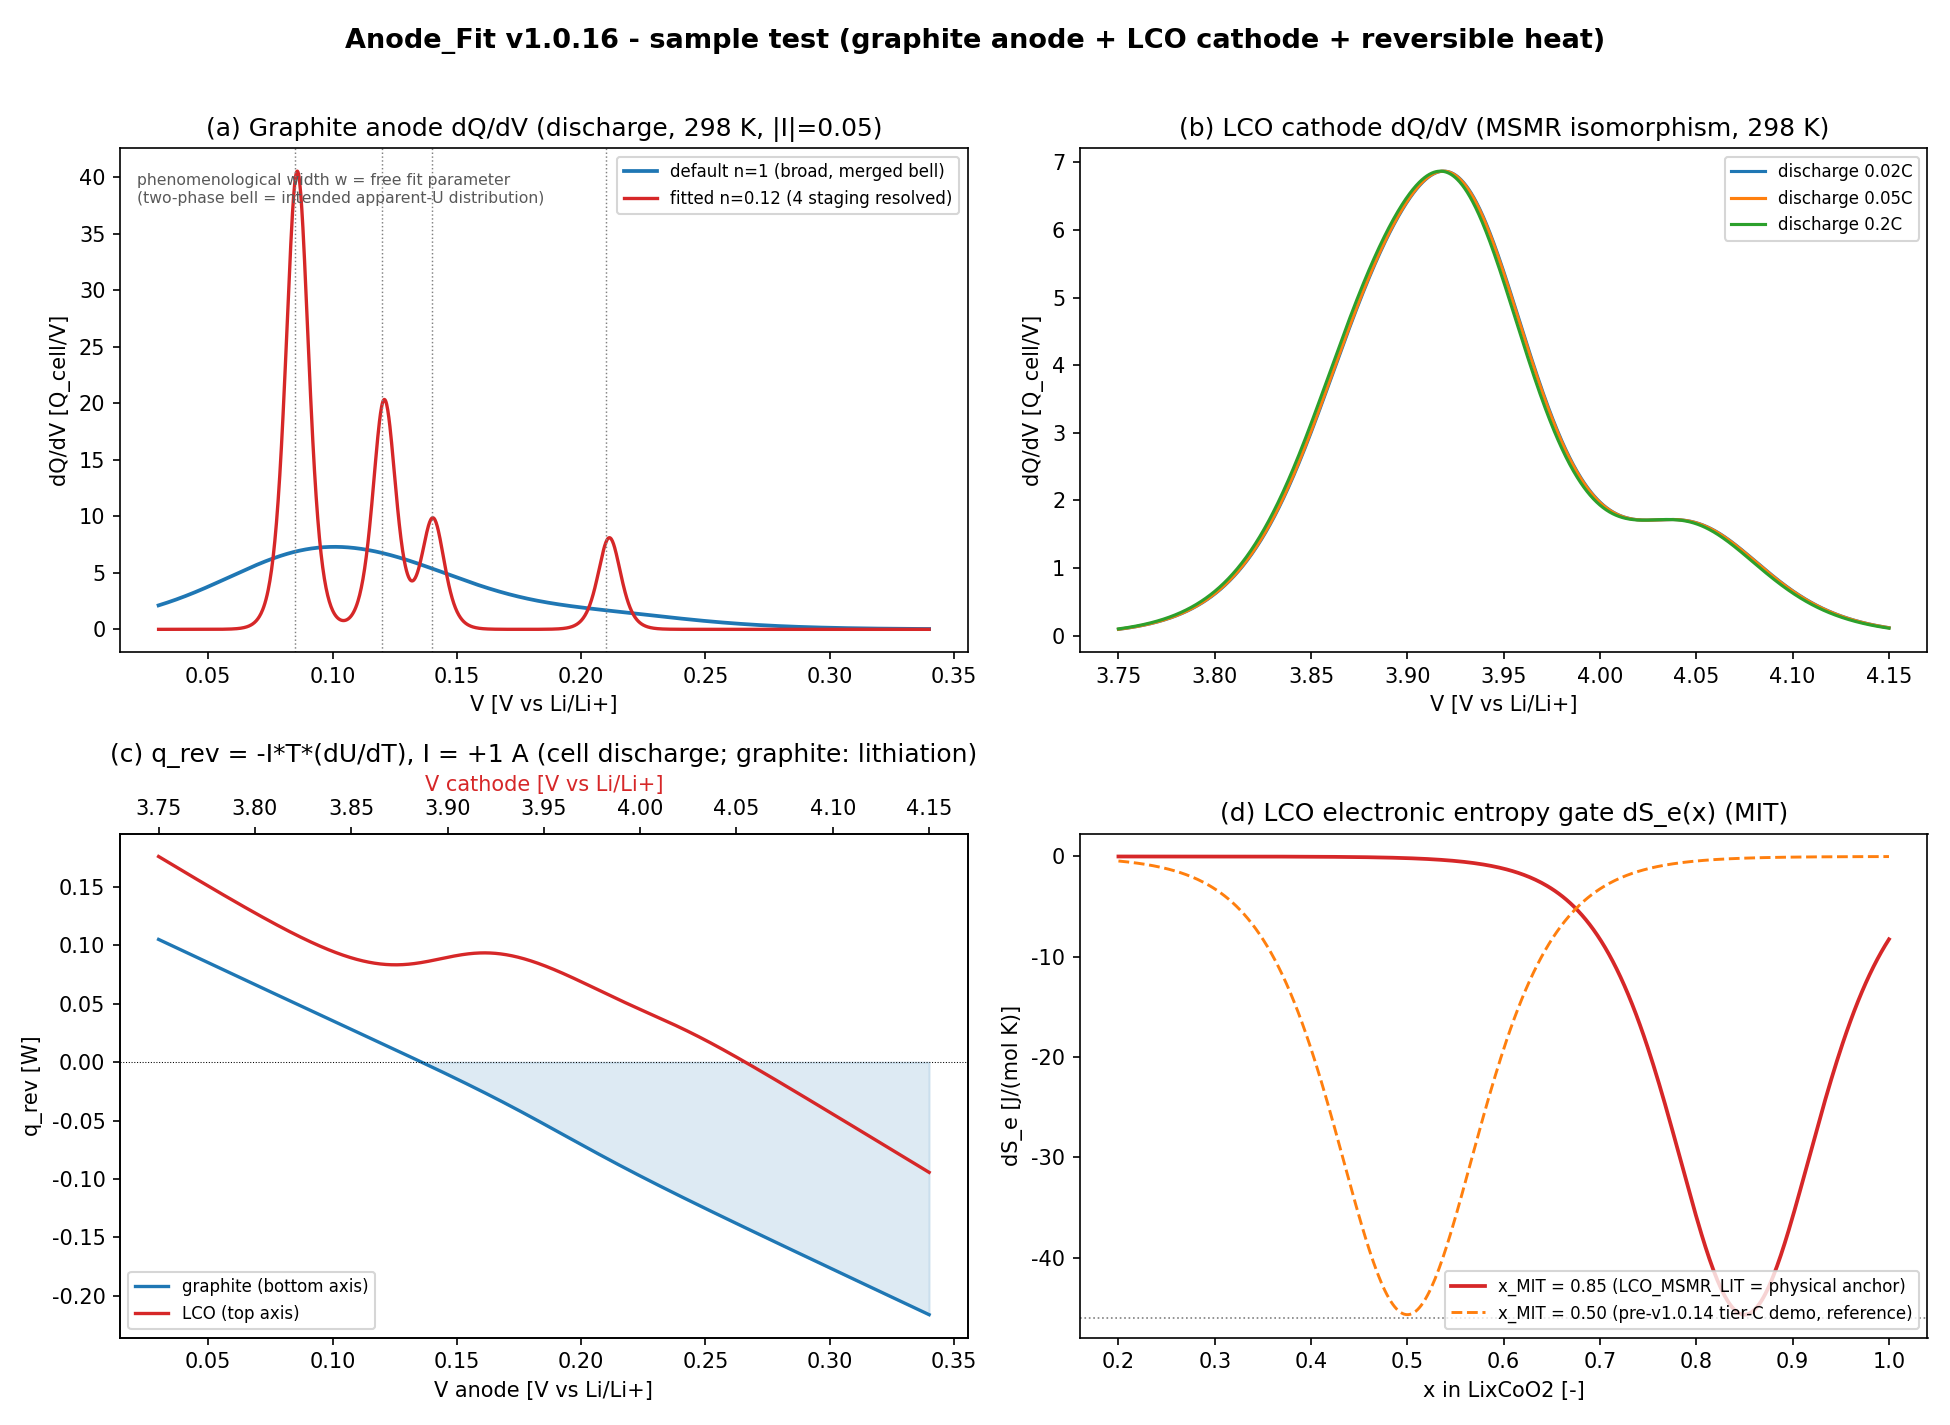

This chart was generated by the following Python code:
# -*- coding: utf-8 -*-
"""Anode_Fit v1.0.16 -- sample test figure (P4.4; English/ASCII labels only, glyph-safe).

Uses only v1.0.16 functions/classes (no re-implementation):
    GraphiteAnodeDischargeDQDV, LCOCathodeDQDV, func_dSe_molar,
    GRAPHITE_STAGING_LIT, LCO_MSMR_LIT, and the reversible_heat method.
Panels (2x2):
    (a) graphite anode dQ/dV (discharge, 298 K): default n=1 vs fitted n=0.12
    (b) LCO cathode dQ/dV (MSMR isomorphism) at three C-rates
    (c) reversible heat q_rev = -I*T*(dU/dT) for graphite and LCO
    (d) LCO electronic entropy MIT gate dS_e(x)
Output: sample_test_v1016.png (same folder, dpi=150). Deterministic (no RNG).
"""
import sys, importlib.util, copy
try:
    sys.stdout.reconfigure(encoding="utf-8", errors="replace")
except Exception:
    pass
import numpy as np
import matplotlib
matplotlib.use("Agg")
import matplotlib.pyplot as plt
matplotlib.rcParams["font.family"] = "DejaVu Sans"      # ASCII-safe default font
matplotlib.rcParams["axes.unicode_minus"] = False        # avoid minus-glyph issues
matplotlib.rcParams["mathtext.default"] = "regular"

CODE = r"D:\Projects\Project_Anode_Fit\Claude\docs\v1.0.16\Anode_Fit_v1.0.16.py"
OUT = r"D:\Projects\Project_Anode_Fit\Claude\docs\v1.0.16\sample_test_v1016.png"
spec = importlib.util.spec_from_file_location("anodefit", CODE)
m = importlib.util.module_from_spec(spec); spec.loader.exec_module(m)

# ---- instantiate v1.0.16 classes (representative parameters) ----
gr = m.GraphiteAnodeDischargeDQDV(m.GRAPHITE_STAGING_LIT, x=0.5, Rn=0.01, Cbg=0.0)
lco = m.LCOCathodeDQDV(m.LCO_MSMR_LIT, x=0.5, Rn=0.01, Cbg=0.0)

# fitted graphite: narrow the phenomenological width (n per transition)
# so the 4 staging transitions separate ('n' takes precedence over 'w' fallback)
fit_staging = copy.deepcopy(m.GRAPHITE_STAGING_LIT)
for tr in fit_staging:
    tr["n"] = 0.12                       # phenomenological free fit width (model unchanged)
gr_fit = m.GraphiteAnodeDischargeDQDV(fit_staging, x=0.5, Rn=0.01, Cbg=0.0)

Vg = np.linspace(0.03, 0.34, 1400)       # graphite anode window [V vs Li/Li+]
Vc = np.linspace(3.75, 4.15, 1200)       # LCO cathode window [V vs Li/Li+]

fig, ax = plt.subplots(2, 2, figsize=(13, 9.5))
fig.suptitle("Anode_Fit v1.0.16 - sample test (graphite anode + LCO cathode + reversible heat)",
             fontsize=13, fontweight="bold")

# (a) graphite dQ/dV: default (n=1, merged bell) vs fitted (n=0.12, 4 staging separated)
yg_def = np.asarray(gr.dqdv(Vg, T=298.15, I_abs=0.05, Q_cell=1.0, s=+1))
yg_fit = np.asarray(gr_fit.dqdv(Vg, T=298.15, I_abs=0.05, Q_cell=1.0, s=+1))
ax[0, 0].plot(Vg, yg_def, "C0", lw=1.8, label="default n=1 (broad, merged bell)")
ax[0, 0].plot(Vg, yg_fit, "C3", lw=1.6, label="fitted n=0.12 (4 staging resolved)")
for U in (0.210, 0.140, 0.120, 0.085):
    ax[0, 0].axvline(U, color="gray", ls=":", lw=0.7)
ax[0, 0].set_title("(a) Graphite anode dQ/dV (discharge, 298 K, |I|=0.05)")
ax[0, 0].set_xlabel("V [V vs Li/Li+]")
ax[0, 0].set_ylabel("dQ/dV [Q_cell/V]")
ax[0, 0].legend(fontsize=8, loc="upper right")
ax[0, 0].text(0.02, 0.95, "phenomenological width w = free fit parameter\n"
              "(two-phase bell = intended apparent-U distribution)",
              transform=ax[0, 0].transAxes, fontsize=7.5, va="top", color="0.35")

# (b) LCO cathode dQ/dV (MSMR isomorphism) at three C-rates via curve() facade
for c_rate, lab in [(0.02, "0.02C"), (0.05, "0.05C"), (0.2, "0.2C")]:
    ax[0, 1].plot(Vc, lco.curve(Vc, direction="discharge", c_rate=c_rate,
                                Q_cell=1.0, T=298.15),
                  lw=1.5, label="discharge " + lab)
ax[0, 1].set_title("(b) LCO cathode dQ/dV (MSMR isomorphism, 298 K)")
ax[0, 1].set_xlabel("V [V vs Li/Li+]")
ax[0, 1].set_ylabel("dQ/dV [Q_cell/V]")
ax[0, 1].legend(fontsize=8)

# (c) reversible heat q_rev = -I*T*(dU/dT) (T applied once), I = 1 A
qg = np.asarray(gr.reversible_heat(Vg, T=298.15, I=1.0))
ql = np.asarray(lco.reversible_heat(Vc, T=298.15, I=1.0))
ax[1, 0].plot(Vg, qg, "C0", lw=1.6, label="graphite (bottom axis)")
axb = ax[1, 0].twiny()
axb.plot(Vc, ql, "C3", lw=1.6)
axb.set_xlabel("V cathode [V vs Li/Li+]", color="C3")
ax[1, 0].plot([], [], "C3", lw=1.6, label="LCO (top axis)")
ax[1, 0].axhline(0, color="k", lw=0.5, ls=":")
ax[1, 0].fill_between(Vg, qg, 0, where=(qg < 0), color="C0", alpha=0.15)
ax[1, 0].set_title("(c) q_rev = -I*T*(dU/dT), I = +1 A (cell discharge; graphite: lithiation)")
ax[1, 0].set_xlabel("V anode [V vs Li/Li+]")
ax[1, 0].set_ylabel("q_rev [W]")
ax[1, 0].legend(fontsize=8, loc="lower left")

# (d) electronic entropy MIT gate dS_e(x) -- func_dSe_molar
xx = np.linspace(0.2, 1.0, 400)
x_mit_demo = float(m.LCO_MSMR_LIT[0]["x_MIT"])  # v1.0.14 loop B: T1 realigned to physical anchor 0.85
ax[1, 1].plot(xx, m.func_dSe_molar(xx, 298.15, 13.0, x_mit_demo, 0.05), "C3", lw=1.8,
              label=f"x_MIT = {x_mit_demo:.2f} (LCO_MSMR_LIT = physical anchor)")
ax[1, 1].plot(xx, m.func_dSe_molar(xx, 298.15, 13.0, 0.50, 0.05), "C1", lw=1.4, ls="--",
              label="x_MIT = 0.50 (pre-v1.0.14 tier-C demo, reference)")
ax[1, 1].axhline(-46, color="gray", ls=":", lw=0.8)
ax[1, 1].set_title("(d) LCO electronic entropy gate dS_e(x) (MIT)")
ax[1, 1].set_xlabel("x in LixCoO2 [-]")
ax[1, 1].set_ylabel("dS_e [J/(mol K)]")
ax[1, 1].legend(fontsize=8, loc="lower right")

plt.tight_layout(rect=(0, 0, 1, 0.97))
plt.savefig(OUT, dpi=150)

# ---- console verification (report only; no physics assertion) ----
def n_peaks(y):
    return int(sum(1 for i in range(1, len(y) - 1)
                   if y[i] > y[i - 1] and y[i] >= y[i + 1] and y[i] > 0.3))

def finite(y):
    return bool(np.all(np.isfinite(y)))

print(f"saved: {OUT}")
print(f"(a) graphite finite={finite(yg_def) and finite(yg_fit)} | "
      f"local maxima: default n=1 -> {n_peaks(yg_def)} | fitted n=0.12 -> {n_peaks(yg_fit)}")
yl_02 = np.asarray(lco.curve(Vc, direction="discharge", c_rate=0.2, Q_cell=1.0, T=298.15))
print(f"(b) LCO 0.2C finite={finite(yl_02)} | max dQ/dV={yl_02.max():.3f} "
      f"@V={Vc[int(np.argmax(yl_02))]:.3f}")
print(f"(c) q_rev finite={finite(qg) and finite(ql)} | "
      f"graphite [{qg.min():.3f},{qg.max():.3f}] W | LCO [{ql.min():.3f},{ql.max():.3f}] W")
print(f"(d) dS_e gate depth @x_MIT: "
      f"{float(m.func_dSe_molar(0.85, 298.15, 13.0, 0.85, 0.05)):.2f} J/(mol K) (target ~ -46)")
print("=== SAMPLE TEST v1.0.16 DONE ===")
